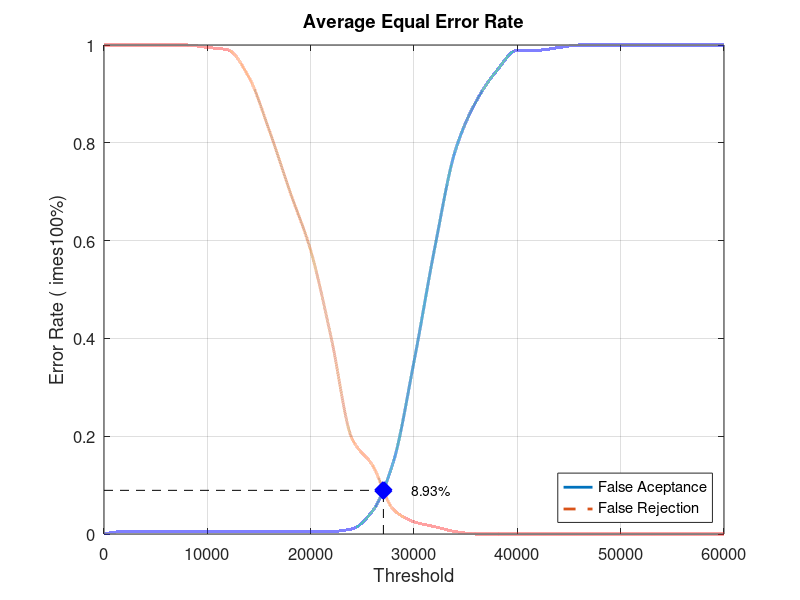
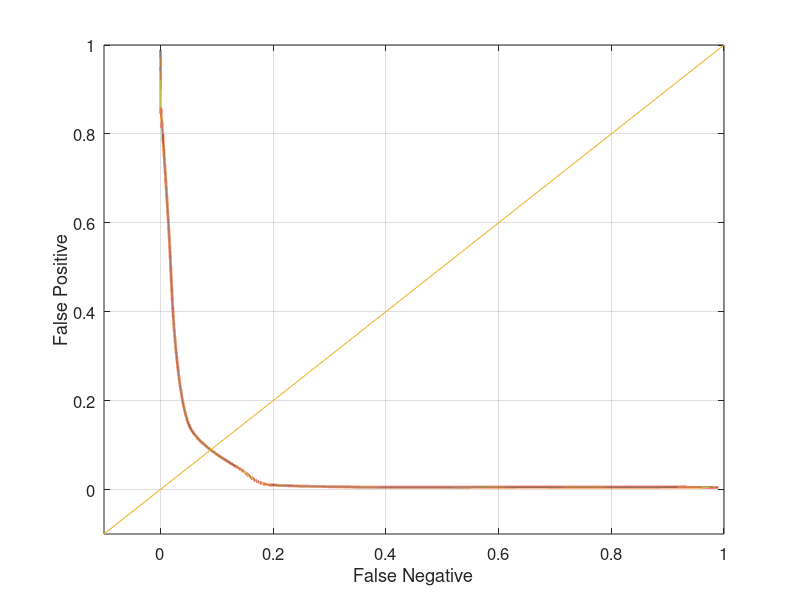

MATLAB code to generate these figures, in order:
close all;
clear;
clc;
x = 0:2000:60000;
xq = 0:0.5:60000;

y0 = [0 0.00526316 0.00526316 0.00526316 0.00526316 0.00526316 0.00526316 0.00526316 0.00526316 0.00526316 0.00526316 0.00526316 0.0105263 0.0473684 0.147368 0.352632 0.584211 0.784211 0.884211 0.947368 0.989474 0.989474 0.994737 1 1 1 1 1 1 1 1]
yy0 = interp1(x, y0, xq, 'pchip');
y1 = [1 1 1 1 1 0.995 0.99 0.935 0.825 0.7 0.58 0.4 0.195 0.14 0.05 0.025 0.015 0.005 0 0 0 0 0 0 0 0 0 0 0 0 0]
yy1 = interp1(x, y1, xq, 'pchip');

% Calculating EER: 
y2 = abs(y0 - y1);
find(y2 == min(y2))
yy2 = abs(yy0 - yy1);
xEER = find(yy2 == min(yy2));
xEERIndex = xq(xEER) % X-axis EER
yEER = yy0(xEER) % Y-axis EER

main = figure
plot(xq, yy0,'-','LineWidth', 2);	hold on
plot(xq, yy1,'--','LineWidth', 2);	hold on
plot([xEERIndex xEERIndex], [0 yEER], 'k--');	hold on
plot([0 xEERIndex], [yEER yEER], 'k--');	hold on
plot(xEERIndex, yEER, 'bx', 'LineWidth', 10);	hold on
text(xEERIndex + 10 * xEERIndex / 100, yEER, [num2str(round((10000 * yEER)) / 100) '%'])
legend('False Aceptance', 'False Rejection', 'Location', 'SouthEast')
xlabel('Threshold')
ylabel('Error Rate (	imes100%)')
title('Average Equal Error Rate')
set(gca, 'FontSize', 12)
axis([0 60000 0 1])
grid on

print(main, 'Database4_3Main', '-dpng');
FNRxFPR = figure('Color', [1 1 1]);
plot(yy1, yy0, '-', yy1, yy0, 'LineWidth', 2);
hold on
y = -0.1:0.1:1
plot(y, y); 
set(gca, 'FontSize', 12)
xlabel('False Negative')
ylabel('False Positive')
axis([-0.1 1 -0.1 1])
set(gca, 'FontSize', 12)
grid on

print(FNRxFPR, 'Database4_3FNRxFPR','-dpng');
